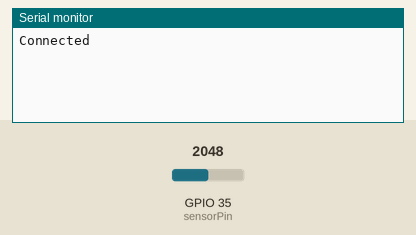
Simulated run of this sketch. Board: ESP32. Parts: the last lines printed to the serial monitor. Inputs (shaded band) come from the test bench; at power-on: GPIO 35 (sensorPin) = 2048. WiFi joins after 1.5 s; servers stay silent unless stated; the local clock reads 2024-03-15 10:24:30 at power-on unless the sketch sets it; not simulated (calls return 0 or success): secrets.h.

Above: at 3.0 s.
3.1 s: GPIO 35 (sensorPin) set to 2968
At 7.7 s:
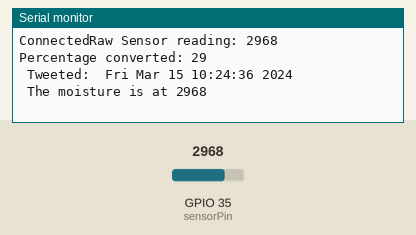
8.3 s: GPIO 35 (sensorPin) set to 3066
At 12.5 s:
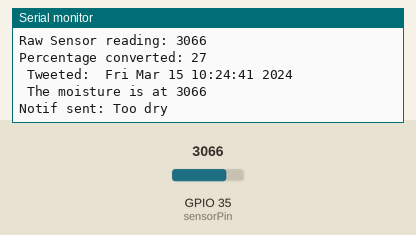
Timing chart, 0 to 14.0 s (numbered marks = the images above; inputs shaded):
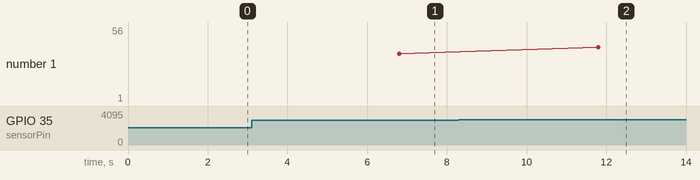

Measured:
- the behaviour switches between 2999 and 3000 on GPIO 35 (sensorPin) (found by bisection; images 1 and 2)
- after the input at 3.1 s, the serial monitor: prints a new line after 3.7 s (image 1)
- after the input at 8.3 s, the serial monitor: prints a new line after 3.5 s (image 2)

The sketch:

SmartPlantProject.ino
```cpp
//Blynk working with Moisture Sensor, Notification, Twitter

#define BLYNK_PRINT Serial

#include "secrets.h"
#include <WiFi.h>
#include <WiFiClient.h>
#include <BlynkSimpleEsp32.h>
#include <time.h>

char auth[] = SECRET_AUTH; //Blynk Auth Token
char ssid[] = SECRET_SSID; //Wifi name
char pass[] = SECRET_PASS; //Wifi password

WiFiClient client;
BlynkTimer timer;

int sensorPin = 35;
int sensorValue = 0;
int percent = 0;

int timeoffset = -5 * 60 * 60;
int dst = 3600;

void setup()
{
  // Debug console
  Serial.begin(9600);

  WiFi.mode(WIFI_STA);

  //Start Blynk
  Blynk.begin(auth, ssid, pass);
  Serial.print("Connected");

  // Start Time from NTP
  configTime(timeoffset, dst, "pool.ntp.org", "time.nist.gov");

  timer.setInterval(5000L, read_data);  //Every 5 secs run the core program

}

void read_data(){
  //Read Moisture Value
  sensorValue = analogRead(sensorPin);

  //Map Moisture Value
  percent = ValuetoPercent(sensorValue);

  //Write to Blynk
  Blynk.virtualWrite(V5, sensorValue);
  Blynk.virtualWrite(V4, percent);

  //Debug by printing to Serial
  Serial.print("Raw Sensor reading: ");
  Serial.println(sensorValue);

  Serial.print("Percentage converted: ");
  Serial.println(percent);

  //Tweet Moisture Value
  //Message contains: Time + Value
  tweet_value();

  //Notify if too wet or too dry
  notif();


}

int ValuetoPercent(int value)
{
  int percentValue = 0;
  //0 is wet and 4200 is dry
  percentValue = map(value, 4200, 0, 0, 100);   //value, lower bound, upper bound, lower bound of target, higher bound of target
  return percentValue;

}


void tweet_value(){
    time_t now = time(nullptr);
    String time_t = ctime(&now);
    //Serial.println(time_t);

    String message = time_t + " The moisture is at " + sensorValue;
    Serial.print(" Tweeted:  ");
    Serial.println(message);

    Blynk.tweet(message);
}


void notif(){
  if (sensorValue >= 3000){
    //TOO DRY
    Blynk.notify("Hurry and water your plant! It's too dry!");
    Serial.println("Notif sent: Too dry");
  }
  else if (sensorValue <= 500){
    //TOO WET
    Blynk.notify("Stop watering! Your plant is too wet!");
    Serial.println("Notif sent: Too wet");
  }
}


void loop()
{
  Blynk.run();
  timer.run();

}
```
